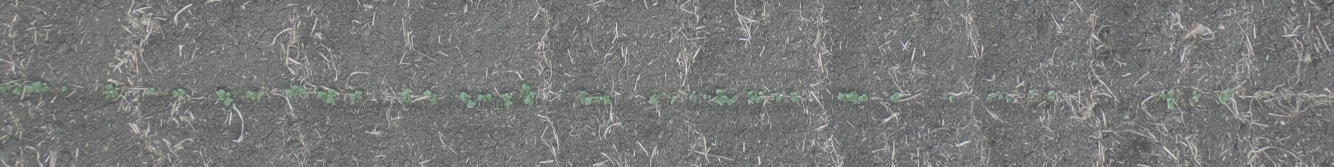
#> input picture datasets/annotations/img/10_G0428467.tif, 4000 x 500 px (shown at 1/3 size); its folder holds only this picture in this run
$ python simpleImageSplitter.py
#> lines starting #> are read from the running program, lines starting #| are printed output that depends on the picture
import cv2
import os
import glob

INFILEEXT  = ".tif"
OUTFILEEXT = INFILEEXT#".png"

CWD = os.getcwd()

INFOLDER  = os.path.join(CWD, "img")

HEIGHT = 500
WIDTH  = 4000

if HEIGHT > WIDTH: # TODO: this is not implemented (yet?) because for "annotation" dataset width > height
    NUMPATCHES = HEIGHT // WIDTH
    NEWHEIGHT  = WIDTH
    NEWWIDTH   = WIDTH
    INDEXARR   = list(range(0,HEIGHT+1,WIDTH))
elif WIDTH > HEIGHT:
    NUMPATCHES = WIDTH // HEIGHT
    NEWHEIGHT  = HEIGHT
    NEWWIDTH   = HEIGHT
    INDEXARR   = list(range(0,WIDTH+1,HEIGHT))
else:
    NUMPATCHES = 1
    NEWHEIGHT  = HEIGHT
    NEWWIDTH   = WIDTH
    INDEXARR   = []
    print(f"WARNING: Height is the same as width ({NEWHEIGHT}).")
    # Could quit here..?

PATCHCOUNTARR = list(range(NUMPATCHES))

print(f"New img: {NUMPATCHES} patches at dims. {NEWWIDTH}x{NEWHEIGHT}")
print(INDEXARR)
print(PATCHCOUNTARR)

OUTFOLDER = os.path.join(CWD, f"img_patches_{NUMPATCHES}")

if not os.path.exists(OUTFOLDER):
    os.makedirs(OUTFOLDER)
    print("WARNING: Making folder, {}".format(OUTFOLDER))

infiles = glob.glob(INFOLDER + '/*' + INFILEEXT)

# TODO: Configure this with more than just width > height mode?
for file_ in infiles:
    print(f"***** PROCESSING {file_} *****")
    frame = cv2.imread(file_)
#> frame is the input picture: shape (500, 4000, 3); mean B, G, R 120.4, 121.1, 119.9
    if frame is None:
        print("WARNING: {} cannot be read. Skipping...".format(file_))
        continue

    basename = os.path.splitext(os.path.basename(file_))[0]
    for i in PATCHCOUNTARR:
        leftIdx  = INDEXARR[i]
        rightIdx = INDEXARR[i+1]
        outFilename = f"{basename}_{i}{OUTFILEEXT}"
        cv2.imwrite(os.path.join(OUTFOLDER, outFilename), frame[:,leftIdx:rightIdx,:])
#> this loop made 8 passes
#> pass 1, `cv2.imwrite(os.path.join(OUTFOLDER, outFilename), frame[:,leftIdx:righ..`:
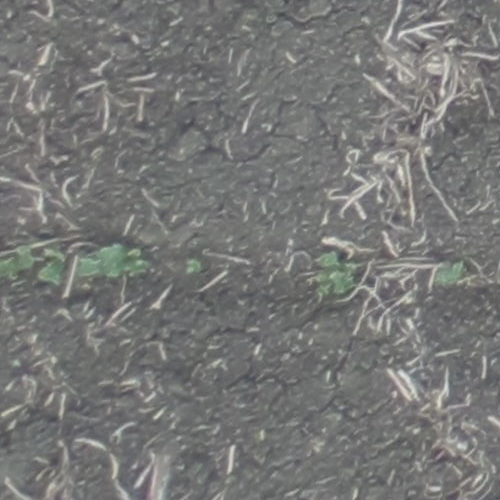
#> saved as 10_G0428467_0.tif: shape (500, 500, 3); mean B, G, R 118, 119.3, 118.6
#> pass 2, `cv2.imwrite(os.path.join(OUTFOLDER, outFilename), frame[:,leftIdx:righ..`:
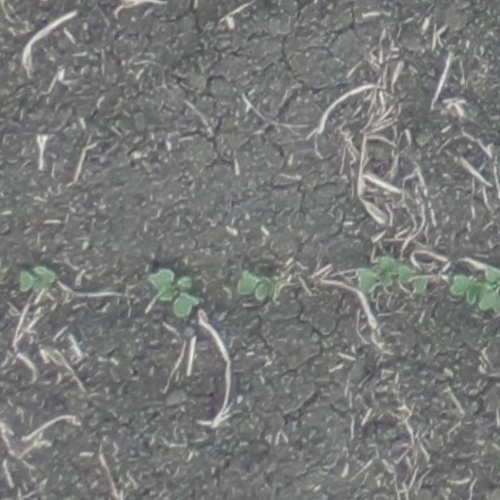
#> saved as 10_G0428467_1.tif: shape (500, 500, 3); mean B, G, R 119.8, 120.7, 119.6

# EOF

$ run again, on datasets/annotations/img/12_G0448812.tif
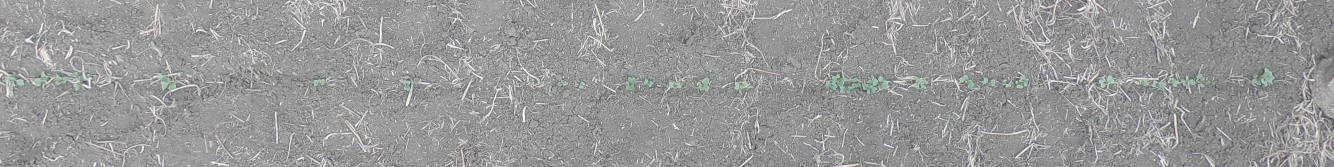
#> input picture datasets/annotations/img/12_G0448812.tif, 4000 x 500 px (shown at 1/3 size)
#> frame is the input picture: shape (500, 4000, 3); mean B, G, R 152.3, 151.9, 151.6
#> the loop `for i in PATCHCOUNTARR:` made 8 passes
#> pass 1, `cv2.imwrite(os.path.join(OUTFOLDER, outFilename), frame[:,leftIdx:righ..`:
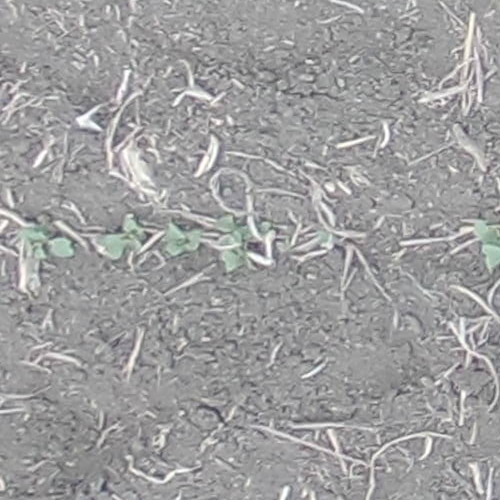
#> saved as 12_G0448812_0.tif: shape (500, 500, 3); mean B, G, R 157.7, 157.2, 157.4
#> pass 2, `cv2.imwrite(os.path.join(OUTFOLDER, outFilename), frame[:,leftIdx:righ..`:
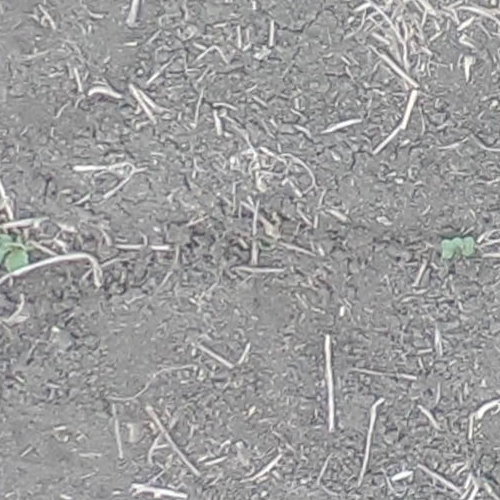
#> saved as 12_G0448812_1.tif: shape (500, 500, 3); mean B, G, R 155.7, 155.3, 155.4

$ run again, on datasets/annotations/img/13_G0428473.tif
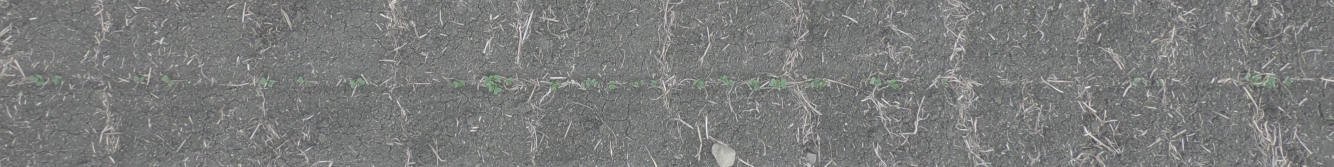
#> input picture datasets/annotations/img/13_G0428473.tif, 4000 x 500 px (shown at 1/3 size)
#> frame is the input picture: shape (500, 4000, 3); mean B, G, R 123, 123.9, 122.9
#> the loop `for i in PATCHCOUNTARR:` made 8 passes
#> pass 1, `cv2.imwrite(os.path.join(OUTFOLDER, outFilename), frame[:,leftIdx:righ..`:
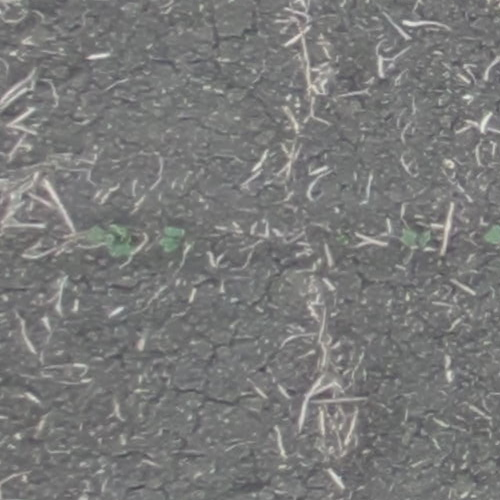
#> saved as 13_G0428473_0.tif: shape (500, 500, 3); mean B, G, R 120.7, 121.4, 121
#> pass 2, `cv2.imwrite(os.path.join(OUTFOLDER, outFilename), frame[:,leftIdx:righ..`:
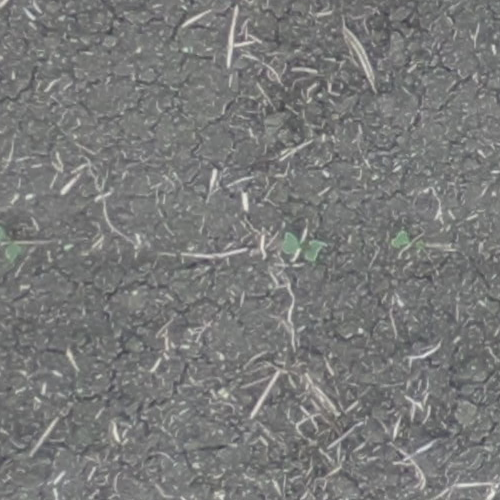
#> saved as 13_G0428473_1.tif: shape (500, 500, 3); mean B, G, R 121, 121.7, 120.9

$ run again, on datasets/annotations/img/13_G0448814.tif
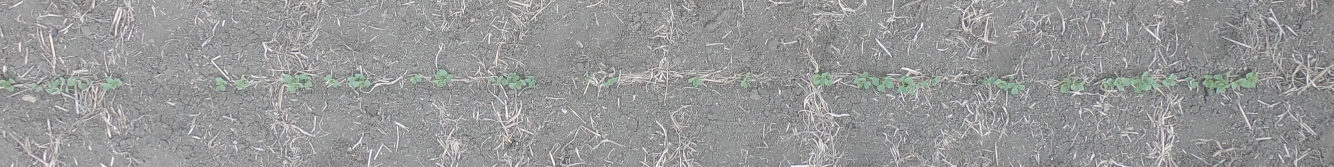
#> input picture datasets/annotations/img/13_G0448814.tif, 4000 x 500 px (shown at 1/3 size)
#> frame is the input picture: shape (500, 4000, 3); mean B, G, R 151.8, 151.9, 151.3
#> the loop `for i in PATCHCOUNTARR:` made 8 passes
#> pass 1, `cv2.imwrite(os.path.join(OUTFOLDER, outFilename), frame[:,leftIdx:righ..`:
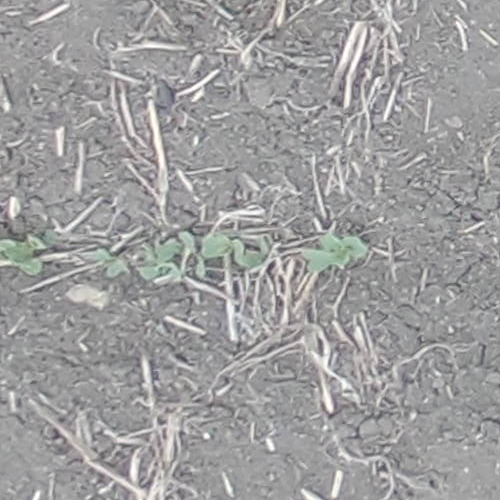
#> saved as 13_G0448814_0.tif: shape (500, 500, 3); mean B, G, R 158, 157.7, 158
#> pass 2, `cv2.imwrite(os.path.join(OUTFOLDER, outFilename), frame[:,leftIdx:righ..`:
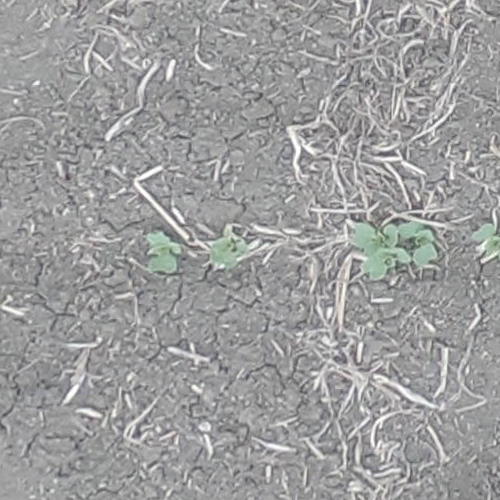
#> saved as 13_G0448814_1.tif: shape (500, 500, 3); mean B, G, R 156.9, 156.9, 156.5

$ run again, on datasets/annotations/img/10_G0448807.tif
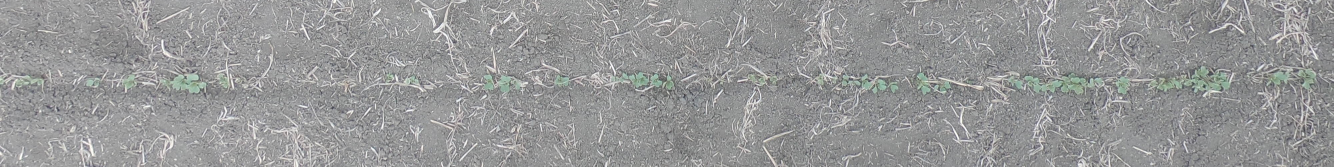
#> input picture datasets/annotations/img/10_G0448807.tif, 4000 x 500 px (shown at 1/3 size)
#> frame is the input picture: shape (500, 4000, 3); mean B, G, R 150.6, 150.3, 149.7
#> the loop `for i in PATCHCOUNTARR:` made 8 passes
#> pass 1, `cv2.imwrite(os.path.join(OUTFOLDER, outFilename), frame[:,leftIdx:righ..`:
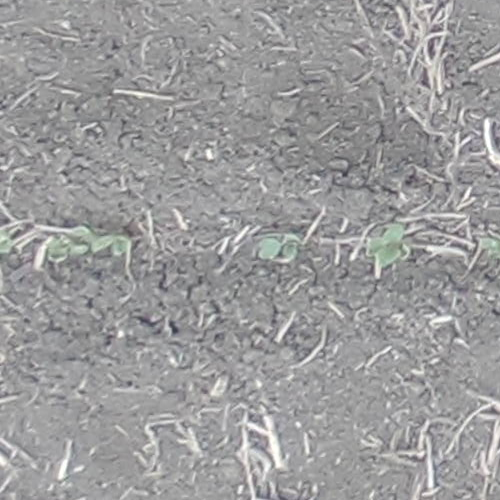
#> saved as 10_G0448807_0.tif: shape (500, 500, 3); mean B, G, R 156, 155.3, 155.5
#> pass 2, `cv2.imwrite(os.path.join(OUTFOLDER, outFilename), frame[:,leftIdx:righ..`:
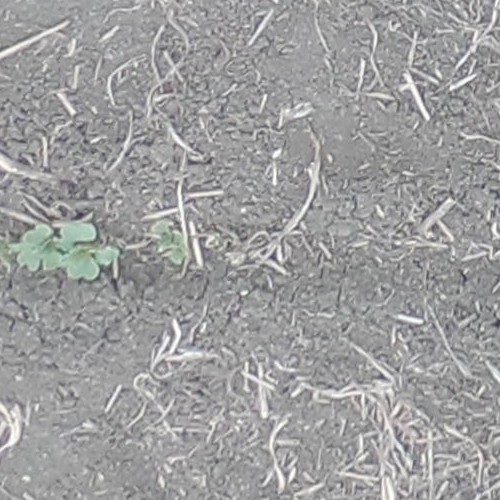
#> saved as 10_G0448807_1.tif: shape (500, 500, 3); mean B, G, R 158.1, 157.7, 157.5
